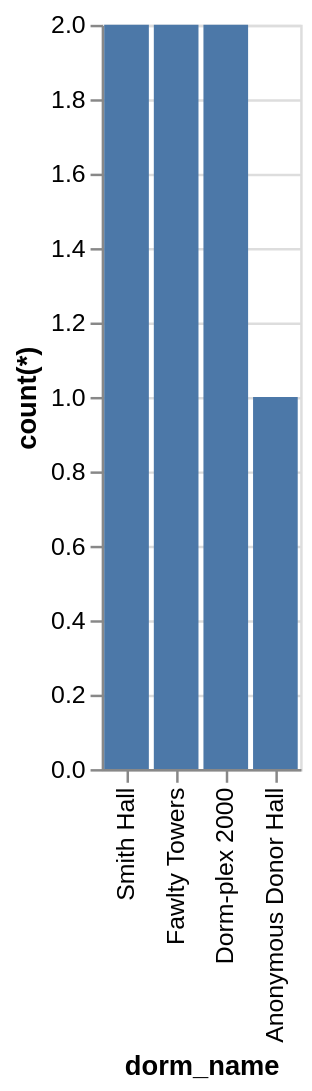

Write the Vega-Lite specification saved for this chart.
### Vega-Lite specification from a JSON file in a GitHub repository (floating-point values rounded to 4 significant figures)
{"data": {"values": [{"x_data": "Smith Hall", "y_data": 2}, {"x_data": "Fawlty Towers", "y_data": 2}, {"x_data": "Dorm-plex 2000", "y_data": 2}, {"x_data": "Anonymous Donor Hall", "y_data": 1}]}, "mark": "bar", "encoding": {"x": {"field": "x_data", "type": "nominal", "title": "dorm_name", "sort": "descending"}, "y": {"field": "y_data", "type": "quantitative", "title": "count(*)"}}}
